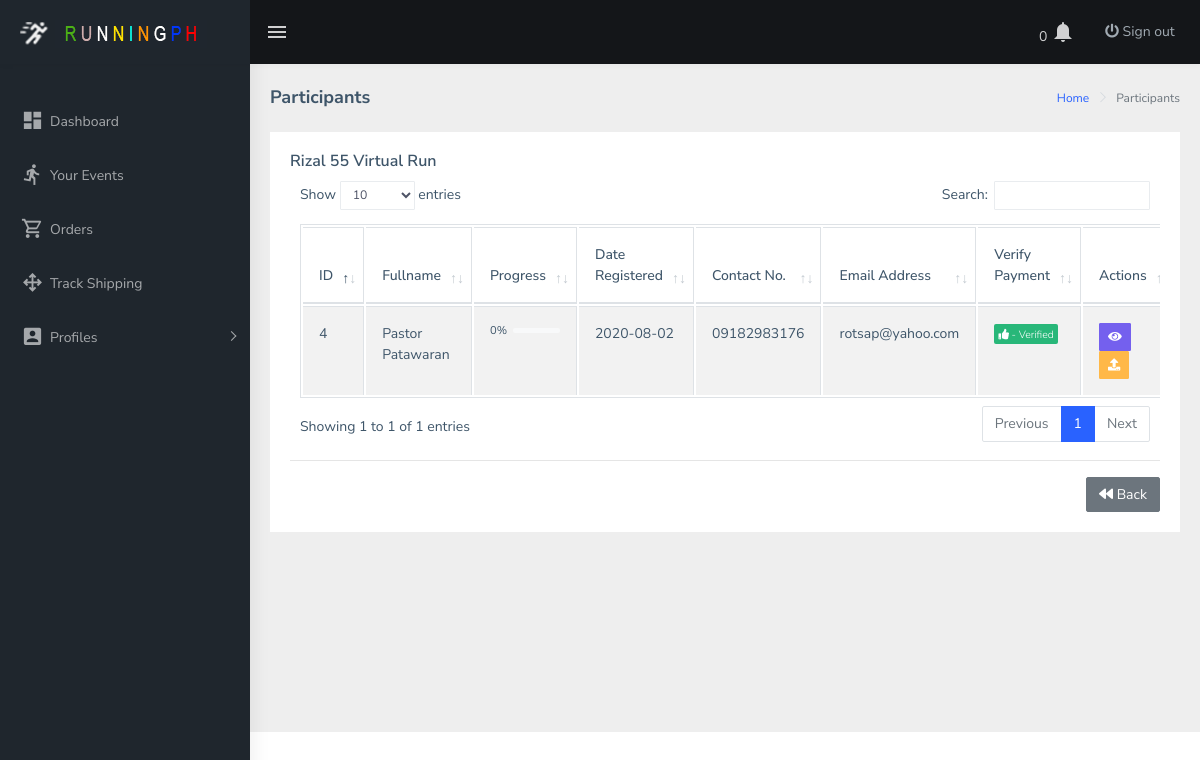
The app's page /admin/eventparticipants?idevents=2 (signed in) with its own data.
### tables this page shows
CREATE TABLE `participants` (
  `idparticipant` int(11) NOT NULL,
  `userid` int(11) NOT NULL,
  `eventid` int(11) NOT NULL,
  `payment_status` int(11) NOT NULL DEFAULT '0',
  `date_added` datetime NOT NULL
);

CREATE TABLE `events` (
  `idevents` int(11) NOT NULL,
  `userID` int(11) NOT NULL,
  `event_title` varchar(45) DEFAULT NULL,
  `event_description` text,
  `event_start_date` date DEFAULT NULL COMMENT '		',
  `event_end_date` date DEFAULT NULL,
  `event_status` char(30) DEFAULT NULL,
  `event_photo` text,
  `event_date_added` datetime DEFAULT NULL,
  `event_date_updated` datetime DEFAULT NULL,
  `isDeleted` int(5) NOT NULL DEFAULT '0'
);

CREATE TABLE `users` (
  `ID` int(10) NOT NULL,
  `name` varchar(100) DEFAULT NULL,
  `password` text NOT NULL,
  `email` varchar(100) NOT NULL,
  `mobile` varchar(100) DEFAULT NULL,
  `address` text,
  `username` varchar(100) NOT NULL,
  `photo` varchar(100) DEFAULT 'avatar.png',
  `status` int(1) NOT NULL DEFAULT '0',
  `user_type` varchar(45) NOT NULL,
  `date_added` date DEFAULT NULL
);

### helpers/loader.php (called while the page is built, shortened)
<?php
class Load{
	public static function view($file,$var=null){
		if(is_array($var)){
			foreach( $var as $k=>$v ) {
				$k = str_replace("@", '', $k);
				$var[$k] = $v;
			}
			extract($var);
		}
		include_once('_views/'.$file.'.php');
	}
	public static function controller($file,$var=null){
		$controller = new $current_page();
		$controller->FIRST();
	}
}

### _controllers/participants.php (called while the page is built, shortened)
<?php
class Participants extends Admin {
	function FIRST(){
        $data = array("successmsg"=>"Welcome to your RunningPH account!");
		$registrants = new Registrants();
        $data['eventRegistrants'] = $registrants->getRegistrantsByEvent($_GET['idevents']);
        $data['getEventTitle'] = $registrants->getEventName($_GET['idevents']);
        $data['eventName'] = $this->getEventTitle($data['getEventTitle']);
        $data['paymentSlip'] = $this->getPaymentSlip($data['eventRegistrants']);
		Load::view('admin/participants_vw',$data);
    }
    function getEventTitle($records){
		$eventTitle = '';
		if($records){
			foreach($records as $k=>$v){
				$eventTitle = $v['event_title'];
			}
		}
		return $eventTitle;
    }
    function getPaymentSlip($records){
		$paymentSlip = '';
		if($records){
			foreach($records as $k=>$v){
				$paymentSlip = $v['payment_photo'];
			}
		}
		return $paymentSlip;
	}
}

### index.php (called while the page is built, shortened)
<?php
include('helpers/loader.php');
include('helpers/db.php');
$current_func = isset($_GET['func']) ? $_GET['func'] : "FIRST";
$controller = new $current_page();
$controller->$current_func();

### helpers/db.php (called while the page is built, shortened)
<?php
class DB{
    private $con;
    private $opt;
    public function __construct($param = array()){
        $this->opt = array(
            PDO::ATTR_ERRMODE            => PDO::ERRMODE_EXCEPTION,
            PDO::ATTR_DEFAULT_FETCH_MODE => PDO::FETCH_ASSOC,
            PDO::ATTR_PERSISTENT         => false
        );
    }
    private function connect_sub($dbaccess = 1){
        switch($dbaccess){
            default : $DBUSER = DBUSER; $DBPASS = DBPASS;
        }
        try{
            $this->con = new PDO('mysql:host='.DBHOST.
                                     ';dbname='.DBNAME,
                                     $DBUSER,
                                     $DBPASS,
                                     $this->opt);
        }
        catch(PDOException $e){
            if($dbaccess<5){
                $dbaccess++;
                $this->connect_sub($dbaccess);
            }
            else
                return false;
        }
    }
    public function query($query,$param=array(),$con=true){
        $stmt = $this->con->prepare($query);
        $stmt->execute();
        return $stmt;
    }
}

### _models/registrants.php (called while the page is built, shortened)
<?php
class Registrants{
	function getRegistrantsByEvent($eventID){
		$db = new DB();
		$stmt = $db->query("SELECT * FROM participants as a
                INNER JOIN events as b ON b.idevents = a.eventid
                INNER JOIN users as c ON c.ID = a.userid
                INNER JOIN events_payment as d ON d.userid = a.userid
			WHERE a.eventid = $eventID", array());
		$result = $stmt->fetchAll(PDO::FETCH_ASSOC);
		return (empty($result)) ? false : $result;
    }
}

### _views/admin/participants_vw.php (the view, shortened to what this page needs)
 <div class="page-wrapper">
             <div class="page-breadcrumb">
                <div class="row">
                    <div class="col-12 d-flex no-block align-items-center">
                        <h4 class="page-title">Participants</h4>
                        <div class="ml-auto text-right">
                            <nav aria-label="breadcrumb">
                                <ol class="breadcrumb">
                                    <li class="breadcrumb-item"><a href="#">Home</a></li>
                                    <li class="breadcrumb-item active" aria-current="page">Participants</li>
                                </ol>
                            </nav>
                        </div>
                    </div>
                </div>
            </div>
            <div class="container-fluid">
                <div class="card">
                            <div class="card-body">
                                <h5 class="card-title"><?php echo $eventName; ?></h5>
                                <div class="table-responsive">
                                    <table id="zero_config" class="table table-striped table-bordered">
                                        <thead>
                                            <tr>
                                                <th>ID</th>
                                                <th>Fullname</th>
                                                <th>Progress</th>
                                                <th>Date Registered</th>
                                                <th>Contact No.</th>
                                                <th>Email Address</th>
                                                <th>Verify Payment</th>
                                                <th>Actions</th>
                                            </tr>
                                        </thead>
                                        <tbody>
                                        <?php
                                            if($eventRegistrants) :
                                            foreach($eventRegistrants as $k=>$v) : ?>
                                            <tr>
                                                <td><?php echo $v['ID']; ?></td>
                                                <td><?php echo $v['name']; ?></td>
                                                <td>
                                                    <small class="float-left">0% &nbsp;</small>
                                                    <div class="progress m-t-5">
                                                    </div>
                                                </td>
                                                <td><?php echo $v['date_added']; ?></td>
                                                <td><?php echo $v['mobile']; ?></td>
                                                <td><?php echo $v['email']; ?></td>
                                                <td><?php if($v['payment_status'] == '0'){
                                                    echo '<span class="badge badge-danger"> <i class=" fas fa-thumbs-down"></i> - Unverified</span>';
                                                    } else {
                                                    echo '<span class="badge badge-success"> <i class=" fas fa-thumbs-up"></i> - Verified</span>';
                                                    } ?>
                                                <td>
                                                    <button id="openModal"
                                                    data-payment="<?php echo $v['payment_status'] ?>"
                                                    data-id="<?php echo $v['ID']; ?>"
                                                    data-slip="<?php echo $v['payment_photo']; ?>"
                                                    data-amount="<?php echo $v['amount_paid']; ?>"
                                                    data-paid="<?php echo $v['date_paid']; ?>"
                                                    class="open-AddParticipantDiaglog btn btn-primary btn-sm" data-toggle="tooltip" data-placement="top" title="View Payment"><i class="fas fa-eye" aria-hidden="true"></i></button>
                                                    <a href="<?php echo SITE_URL ?>/admin/runners_activities?idevents=<?php echo $v['eventid'] ?>&&runnerid=<?php echo $v['ID'] ?>" id="btnRunUploads" class="btn btn-warning btn-sm" data-toggle="tooltip" data-placement="top" title="Runners Uploads"><i class="fas fa-upload" aria-hidden="true"></i></a>
                                                </td>
                                            </tr>
                                            <?php endforeach;
                                            else: ?>
                                            <?php
                                            endif;
                                            ?>
                                        </tbody>
                                    </table>
                                </div>
                                <hr>
                                <a class="btn btn-secondary float-right" href="<?php echo SITE_URL ?>/admin/event_lists"><i class="fas fa-backward"></i> Back</a>
                            </div>
                        </div>
                </div>
</div>

### records on screen
participants: eventid.event_title "Rizal 55 Virtual Run", userid.ID "4", userid.name "Pastor Patawaran", userid.date_added "2020-08-02", userid.mobile "09182983176", userid.email "rotsap@yahoo.com", payment_status 1 (drawn)
